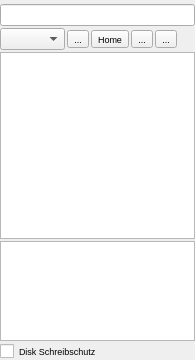
<?xml version="1.0" encoding="UTF-8"?>
<ui version="4.0">
 <class>WidgetFileBrowse</class>
 <widget class="QWidget" name="WidgetFileBrowse">
  <property name="geometry">
   <rect>
    <x>0</x>
    <y>0</y>
    <width>195</width>
    <height>360</height>
   </rect>
  </property>
  <property name="font">
   <font>
    <family>Arial</family>
    <pointsize>7</pointsize>
   </font>
  </property>
  <property name="windowTitle">
   <string notr="true">Form</string>
  </property>
  <layout class="QHBoxLayout" name="horizontalLayout" stretch="0">
   <property name="spacing">
    <number>0</number>
   </property>
   <property name="leftMargin">
    <number>0</number>
   </property>
   <property name="topMargin">
    <number>4</number>
   </property>
   <property name="rightMargin">
    <number>0</number>
   </property>
   <property name="bottomMargin">
    <number>0</number>
   </property>
   <item>
    <layout class="QVBoxLayout" name="verticalLayout">
     <property name="spacing">
      <number>2</number>
     </property>
     <item>
      <widget class="QLineEdit" name="AktPath">
       <property name="sizePolicy">
        <sizepolicy hsizetype="Expanding" vsizetype="Fixed">
         <horstretch>0</horstretch>
         <verstretch>0</verstretch>
        </sizepolicy>
       </property>
       <property name="readOnly">
        <bool>true</bool>
       </property>
      </widget>
     </item>
     <item>
      <layout class="QHBoxLayout" name="horizontalLayout_4">
       <item>
        <widget class="QComboBox" name="drive_list"/>
       </item>
       <item>
        <widget class="QToolButton" name="to_parent">
         <property name="toolTip">
          <string>Eine Verzeichnisebene höher</string>
         </property>
         <property name="text">
          <string>...</string>
         </property>
         <property name="icon">
          <iconset resource="emu64.qrc">
           <normaloff>:/grafik/go-up.png</normaloff>:/grafik/go-up.png</iconset>
         </property>
         <property name="iconSize">
          <size>
           <width>16</width>
           <height>16</height>
          </size>
         </property>
        </widget>
       </item>
       <item>
        <widget class="QToolButton" name="to_home">
         <property name="toolTip">
          <string>Wechselt in das Homeverzeichnis</string>
         </property>
         <property name="text">
          <string>Home</string>
         </property>
         <property name="icon">
          <iconset resource="emu64.qrc">
           <normaloff>:/grafik/go-home.png</normaloff>:/grafik/go-home.png</iconset>
         </property>
         <property name="iconSize">
          <size>
           <width>16</width>
           <height>16</height>
          </size>
         </property>
        </widget>
       </item>
       <item>
        <widget class="QToolButton" name="view_refresh">
         <property name="toolTip">
          <string>Aktualisieren</string>
         </property>
         <property name="text">
          <string>...</string>
         </property>
         <property name="icon">
          <iconset resource="emu64.qrc">
           <normaloff>:/grafik/view-refresh.png</normaloff>:/grafik/view-refresh.png</iconset>
         </property>
         <property name="iconSize">
          <size>
           <width>16</width>
           <height>16</height>
          </size>
         </property>
        </widget>
       </item>
       <item>
        <widget class="QToolButton" name="delete_file">
         <property name="toolTip">
          <string>Datei löschen</string>
         </property>
         <property name="text">
          <string>...</string>
         </property>
         <property name="icon">
          <iconset resource="emu64.qrc">
           <normaloff>:/grafik/delete.png</normaloff>:/grafik/delete.png</iconset>
         </property>
         <property name="iconSize">
          <size>
           <width>16</width>
           <height>16</height>
          </size>
         </property>
        </widget>
       </item>
       <item>
        <spacer name="horizontalSpacer_2">
         <property name="orientation">
          <enum>Qt::Horizontal</enum>
         </property>
         <property name="sizeHint" stdset="0">
          <size>
           <width>40</width>
           <height>20</height>
          </size>
         </property>
        </spacer>
       </item>
      </layout>
     </item>
     <item>
      <widget class="QListView" name="listView_filebrowser"/>
     </item>
     <item>
      <widget class="QListWidget" name="listWidget_zip">
       <property name="minimumSize">
        <size>
         <width>0</width>
         <height>100</height>
        </size>
       </property>
       <property name="maximumSize">
        <size>
         <width>16777215</width>
         <height>100</height>
        </size>
       </property>
      </widget>
     </item>
     <item>
      <spacer name="horizontalSpacer">
       <property name="orientation">
        <enum>Qt::Horizontal</enum>
       </property>
       <property name="sizeHint" stdset="0">
        <size>
         <width>40</width>
         <height>0</height>
        </size>
       </property>
      </spacer>
     </item>
     <item>
      <layout class="QHBoxLayout" name="horizontalLayout_3">
       <item>
        <widget class="QCheckBox" name="WriteProtected">
         <property name="toolTip">
          <string>Setzt den Schreibschutz der Datei.
Ein nachträgliches setzen verhindert das überschreiben des Images.</string>
         </property>
         <property name="text">
          <string>Disk Schreibschutz</string>
         </property>
        </widget>
       </item>
      </layout>
     </item>
    </layout>
   </item>
  </layout>
 </widget>
 <resources>
  <include location="emu64.qrc"/>
 </resources>
 <connections/>
</ui>
